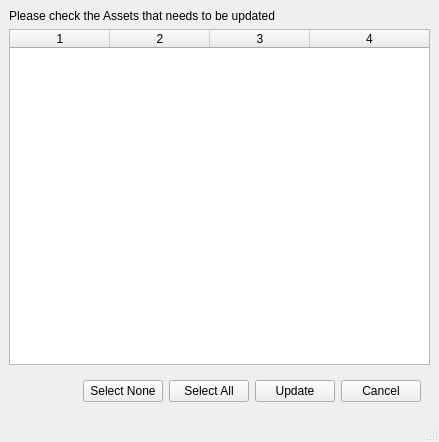
<?xml version="1.0" encoding="UTF-8"?>
<ui version="4.0">
 <class>MainWindow</class>
 <widget class="QMainWindow" name="MainWindow">
  <property name="geometry">
   <rect>
    <x>0</x>
    <y>0</y>
    <width>439</width>
    <height>442</height>
   </rect>
  </property>
  <property name="sizePolicy">
   <sizepolicy hsizetype="Expanding" vsizetype="Expanding">
    <horstretch>1</horstretch>
    <verstretch>1</verstretch>
   </sizepolicy>
  </property>
  <property name="windowTitle">
   <string>Asset Updater</string>
  </property>
  <widget class="QWidget" name="centralwidget">
   <layout class="QVBoxLayout" name="verticalLayout_2">
    <item>
     <widget class="QLabel" name="label">
      <property name="text">
       <string>Please check the Assets that needs to be updated</string>
      </property>
     </widget>
    </item>
    <item>
     <widget class="QTableWidget" name="assetList_tableWidget">
      <property name="sizePolicy">
       <sizepolicy hsizetype="Expanding" vsizetype="Expanding">
        <horstretch>1</horstretch>
        <verstretch>1</verstretch>
       </sizepolicy>
      </property>
      <property name="editTriggers">
       <set>QAbstractItemView::NoEditTriggers</set>
      </property>
      <property name="alternatingRowColors">
       <bool>true</bool>
      </property>
      <property name="cornerButtonEnabled">
       <bool>false</bool>
      </property>
      <property name="columnCount">
       <number>4</number>
      </property>
      <attribute name="horizontalHeaderVisible">
       <bool>true</bool>
      </attribute>
      <attribute name="horizontalHeaderStretchLastSection">
       <bool>true</bool>
      </attribute>
      <column/>
      <column/>
      <column/>
      <column/>
     </widget>
    </item>
    <item>
     <widget class="QWidget" name="horizontalWidget" native="true">
      <property name="sizePolicy">
       <sizepolicy hsizetype="Preferred" vsizetype="Preferred">
        <horstretch>0</horstretch>
        <verstretch>0</verstretch>
       </sizepolicy>
      </property>
      <layout class="QHBoxLayout" name="horizontalLayout">
       <item>
        <spacer name="horizontalSpacer">
         <property name="orientation">
          <enum>Qt::Horizontal</enum>
         </property>
         <property name="sizeHint" stdset="0">
          <size>
           <width>40</width>
           <height>20</height>
          </size>
         </property>
        </spacer>
       </item>
       <item>
        <widget class="QPushButton" name="selectNone_pushButton">
         <property name="text">
          <string>Select None</string>
         </property>
        </widget>
       </item>
       <item>
        <widget class="QPushButton" name="selectAll_pushButton">
         <property name="text">
          <string>Select All</string>
         </property>
        </widget>
       </item>
       <item>
        <widget class="QPushButton" name="update_pushButton">
         <property name="text">
          <string>Update</string>
         </property>
        </widget>
       </item>
       <item>
        <widget class="QPushButton" name="cancel_pushButton">
         <property name="text">
          <string>Cancel</string>
         </property>
        </widget>
       </item>
      </layout>
     </widget>
    </item>
   </layout>
  </widget>
  <widget class="QStatusBar" name="statusbar"/>
 </widget>
 <resources/>
 <connections/>
</ui>
